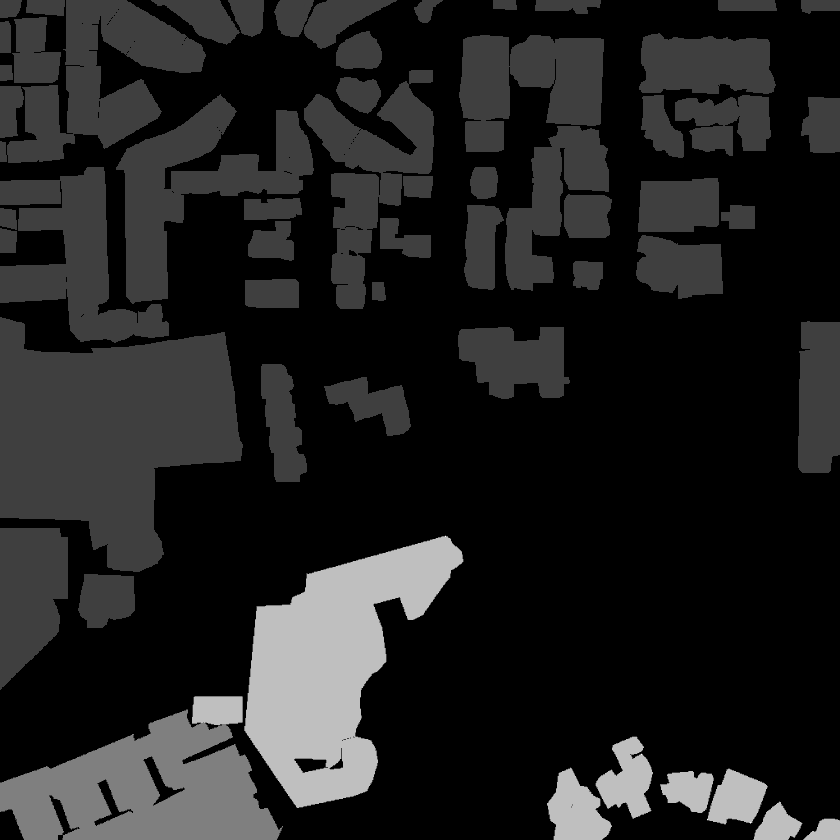
#> input picture test/targets/hurricane-harvey_00000015_post_disaster_target.png, 840 x 840 px, shrunk from 1024 x 1024 before the run, found by its file name; its folder holds only this picture in this run
$ python 1.generate_binned_mask.py
#> lines starting #> are read from the running program, lines starting #| are printed output that depends on the picture; after the words box and inside, x2 and y2 are one past the last pixel; in counts of white or black regions, pixels touching at a corner belong together
#> in generate_noisy_images, mask is the input picture: shape (840, 840, 3); min 0, max 4, mean 0.522
import os
import cv2
import numpy as np
import random
import numpy as np
from PIL import Image

dataset_type = 'train' #test,eval

output_target_dir = dataset_type+'/binned_targets'
image_target_dir = dataset_type+'/targets'

def bin_images(image):
    # Convert pixel values less than 2 to 0 and values greater than or equal to 2 to 1
    image[image < 2] = 0
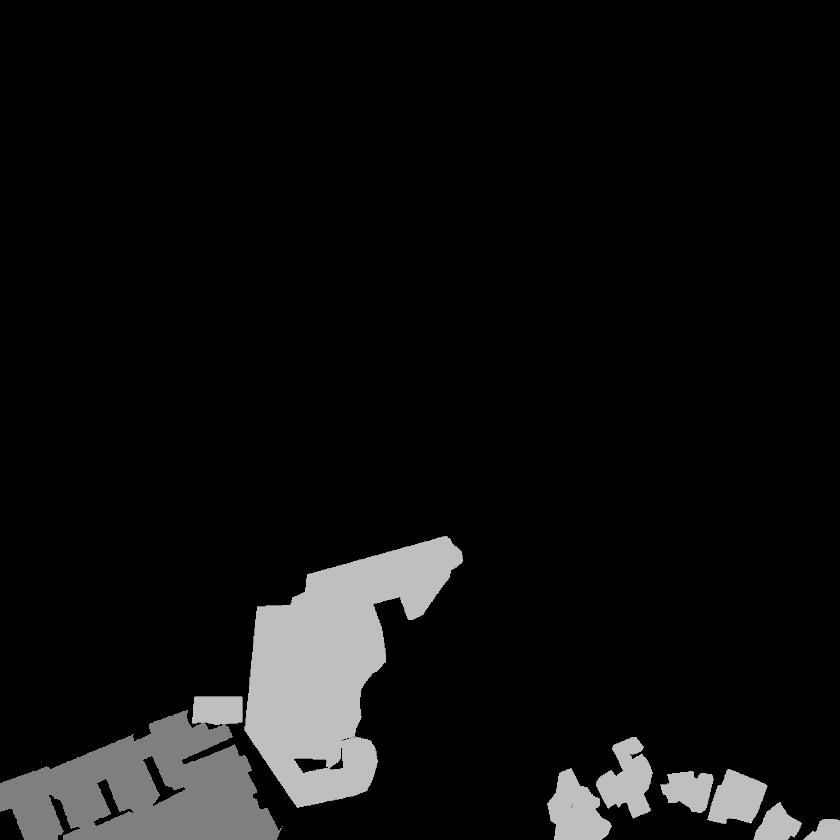
#> image: shape (840, 840, 3); min 0, max 4, mean 0.241; drawn with min black and max white
    image[image > 2] = 255
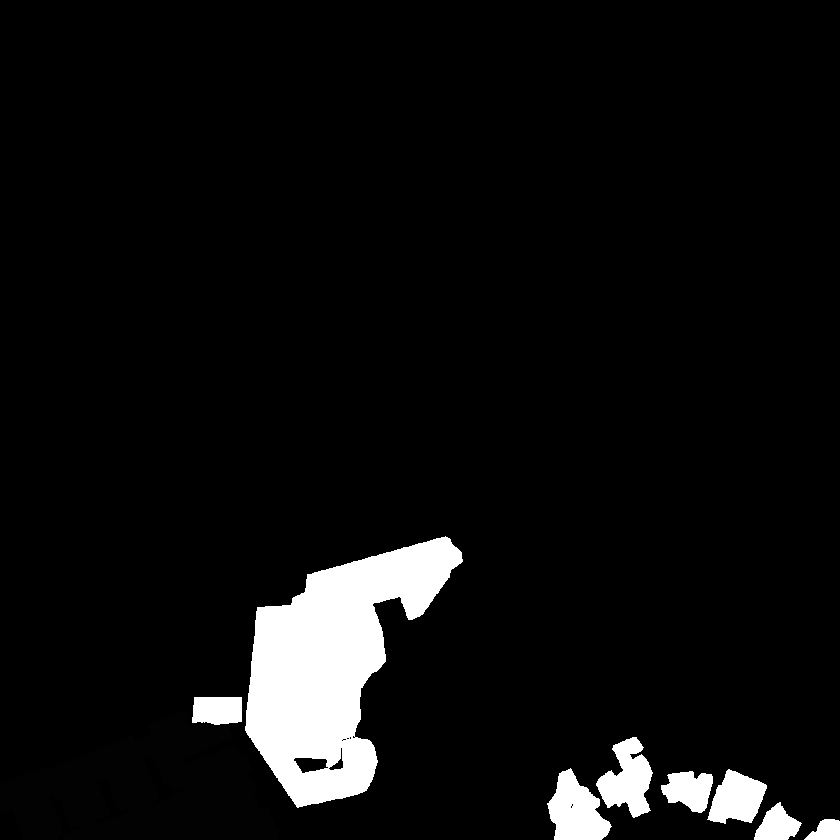
#> image: shape (840, 840, 3); 5.86% of pixels changed, all inside (x1, y1, x2, y2) = (192, 536, 840, 840)

    return image

def generate_noisy_images(image_target_dir,output_target_dir):


    output_dir_mask = os.path.join('', output_target_dir)
    os.makedirs(output_dir_mask, exist_ok=True)


    # List all image files in the directory
    image_files = [f for f in os.listdir(image_target_dir) if f.endswith((".jpg", ".jpeg", ".png"))]

    for image_file in image_files:

        image_mask_path = os.path.join(image_target_dir, image_file)
        mask = cv2.imread(image_mask_path)

        binned_mask = bin_images(mask)

        output_path_mask = os.path.join(output_target_dir, image_file)
        cv2.imwrite(output_path_mask, binned_mask)

generate_noisy_images(image_target_dir,output_target_dir)
